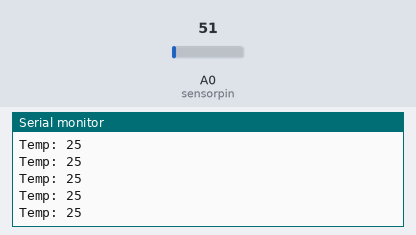
Simulated run of this sketch. Board: Arduino Uno, built with avr-gcc and run on an emulated ATmega328P. Parts: the last lines printed to the serial monitor. Inputs (shaded band) come from the test bench; at power-on: A0 (sensorpin) = 51.

Above: at 4.2 s.
4.3 s: A0 (sensorpin) set to 22
At 4.9 s:
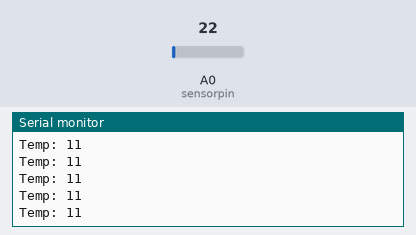
5.8 s: A0 (sensorpin) set to 18
At 6.4 s:
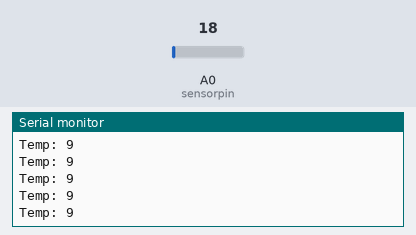
Timing chart, 0 to 8.8 s (numbered marks = the images above; inputs shaded):
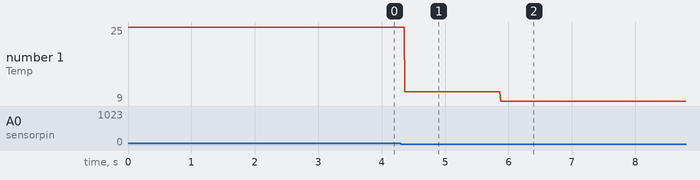

The sketch:

Temperature.ino
```cpp
//Sensing Temperature using temp sensor LM35
const int sensorpin = A0;
int sensorvalue, temp;
void setup(){
	Serial.begin(9600);
}
void loop(){
	sensorvalue = analogRead(A0);
  	temp = sensorvalue/2;
  	Serial.print("Temp: ");
    Serial.println(temp);
}
```

Measured:
- after the input at 4.3 s, the serial monitor: prints a new line after 0.07 s (image 1)
- after the input at 5.8 s, the serial monitor: prints a new line after 0.08 s (image 2)
- plotted number 1: 25 → 11 after the input at 4.3 s, 11 → 9 after the input at 5.8 s
